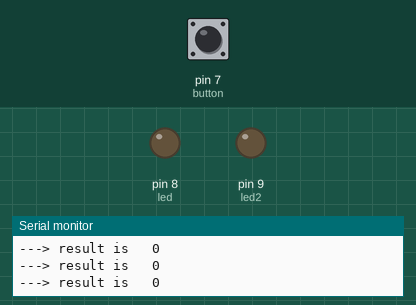
Recording of a sketch running on a simulated Arduino Uno, built with avr-gcc and run on an emulated ATmega328P. On the bench: output pins drawn as LEDs (lit = HIGH), the last lines printed to the serial monitor. Dashed ring = blinking. The test bench sets the inputs (shaded band); at power-on: pin 7 (button) LOW.

Above: at 1.4 s.
1.5 s: pin 7 (button) pulled HIGH for 0.35 s
At 1.6 s:
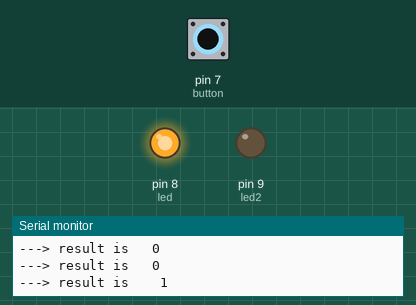
3.6 s: pin 7 (button) pulled HIGH for 3.2 s
At 4.3 s:
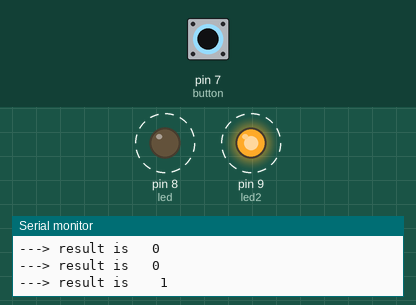
Timing chart, 0 to 8.3 s (numbered marks = the images above; inputs shaded):
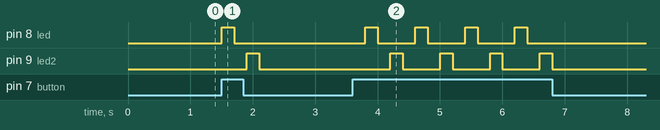

The sketch:

demo_led.ino
```cpp
#define button 7
#define led 8
#define led2 9
int State = 0;

void setup() {
  // put your setup code here, to run once:

  Serial.begin(9600);
  pinMode(button, INPUT);
  pinMode(led, OUTPUT);
  pinMode(led2, OUTPUT);

}

void loop() {
  // put your main code here, to run repeatedly:

 State = digitalRead(button);

 if(State == HIGH){
    Serial.println("---> result is    1");
    digitalWrite(led , HIGH);
    delay(200);
    digitalWrite(led, LOW);
    delay(200);
    digitalWrite(led2 , HIGH);
    delay(200);
    digitalWrite(led2, LOW);
    delay(200);


 }

 else{
    digitalWrite(led, LOW);
    digitalWrite(led2, LOW);
    Serial.println("---> result is   0");
    delay(300);
 }

}
```

Measured:
- after the input at 1.5 s, pin 8 (led): LOW → HIGH at once, → LOW 0.20 s later; pin 9 (led2): LOW → HIGH after 0.40 s, → LOW 0.20 s later
- after the input at 3.6 s, pin 8 (led): alternates HIGH for 0.20 s and LOW for 0.60 s, 8 changes in all, then stays LOW, starting after 0.20 s; pin 9 (led2): alternates HIGH for 0.20 s and LOW for 0.60 s, 8 changes in all, then stays LOW, starting after 0.60 s
